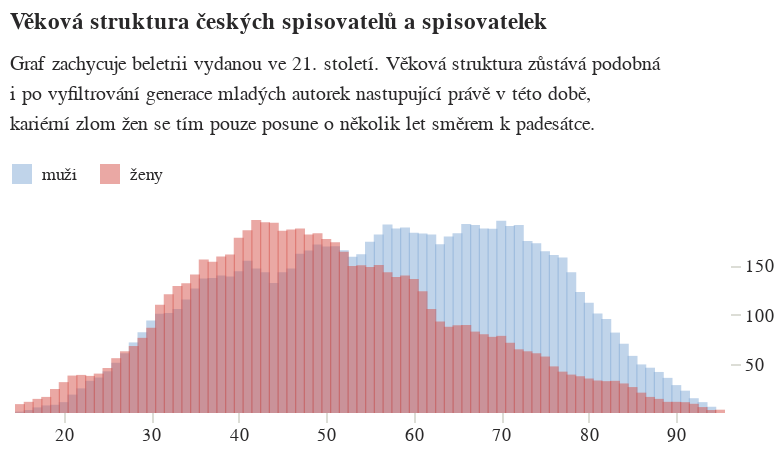

Source (notebook cell):
### Code cell
graf_zlom_final = alt.Chart(proza20x24.with_columns(pl.col("gender").replace_strict({"m":"muži","f":"ženy"})).filter(
    pl.col('vek').is_between(15,95)
).to_pandas(),
          title=alt.Title('Věková struktura českých spisovatelů a spisovatelek',
                          subtitle=["Graf zachycuje beletrii vydanou ve 21. století. Věková struktura zůstává podobná",
                                    "i po vyfiltrování generace mladých autorek nastupující právě v této době,",
                                    "kariérní zlom žen se tím pouze posune o několik let směrem k padesátce."]),
          width=kredity['sirka'],
          height=kredity['vyska_nizkych'] * 1.6
).mark_bar(opacity=0.5).encode(
    alt.X("vek", title=None, scale=alt.Scale(domain=[15,95])),
    alt.Y("len", stack=False, title=None, axis=alt.Axis(orient='right'), scale=alt.Scale(domainMin=1)),
    alt.Color("gender", title=None, legend=alt.Legend(orient='top'),
             scale=alt.Scale(range=['#81A9D5','#D6534B']))
).configure_view(
    stroke='transparent').configure_axis(grid=False, domain=False)

graf_zlom_final

### Figure 1 — Vega-Lite specification as saved in the notebook (floating-point values rounded to 4 significant figures; data arrays with more than 128 entries replaced by an {"elided": "..."} marker saying what was removed)
{"config": {"title": {"font": "Noticia Text", "fontSize": 11.5, "anchor": "start", "lineHeight": 19, "fontWeight": "bolder", "subtitleFont": "Noticia Text", "subtitleFontSize": 10, "subtitleLineHeight": 15, "subtitlePadding": 10, "dy": -10, "color": "#292829", "subtitleColor": "#292829"}, "axis": {"labelFont": "Asap", "titleFont": "Asap", "fontWeight": "lighter", "titleFontWeight": "lighter", "labelFontSize": 9, "titleFontSize": 9, "labelPadding": 2, "titlePadding": 9, "domainOpacity": 0, "tickColor": "#DCDDD6", "labelColor": "#292829", "domain": false, "grid": false}, "legend": {"labelFont": "Asap", "labelFontWeight": "normal", "titleFont": "Asap", "titleFontWeight": "normal", "labelFontSize": 9, "titleFontSize": 9, "labelColor": "#292829"}, "view": {"stroke": "transparent"}}, "data": {"name": "data-85787884ed4c2ebf434af661b0334569"}, "mark": {"type": "bar", "opacity": 0.5}, "encoding": {"color": {"field": "gender", "legend": {"orient": "top"}, "scale": {"range": ["#81A9D5", "#D6534B"]}, "title": null, "type": "nominal"}, "x": {"field": "vek", "scale": {"domain": [15, 95]}, "title": null, "type": "quantitative"}, "y": {"axis": {"orient": "right"}, "field": "len", "scale": {"domainMin": 1}, "stack": false, "title": null, "type": "quantitative"}}, "height": 96.0, "title": {"text": "Věková struktura českých spisovatelů a spisovatelek", "subtitle": ["Graf zachycuje beletrii vydanou ve 21. století. Věková struktura zůstává podobná", "i po vyfiltrování generace mladých autorek nastupující právě v této době,", "kariérní zlom žen se tím pouze posune o několik let směrem k padesátce."]}, "width": 360, "$schema": "https://vega.github.io/schema/vega-lite/v5.8.0.json", "datasets": {"data-85787884ed4c2ebf434af661b0334569": {"elided": "161 records"}}}
